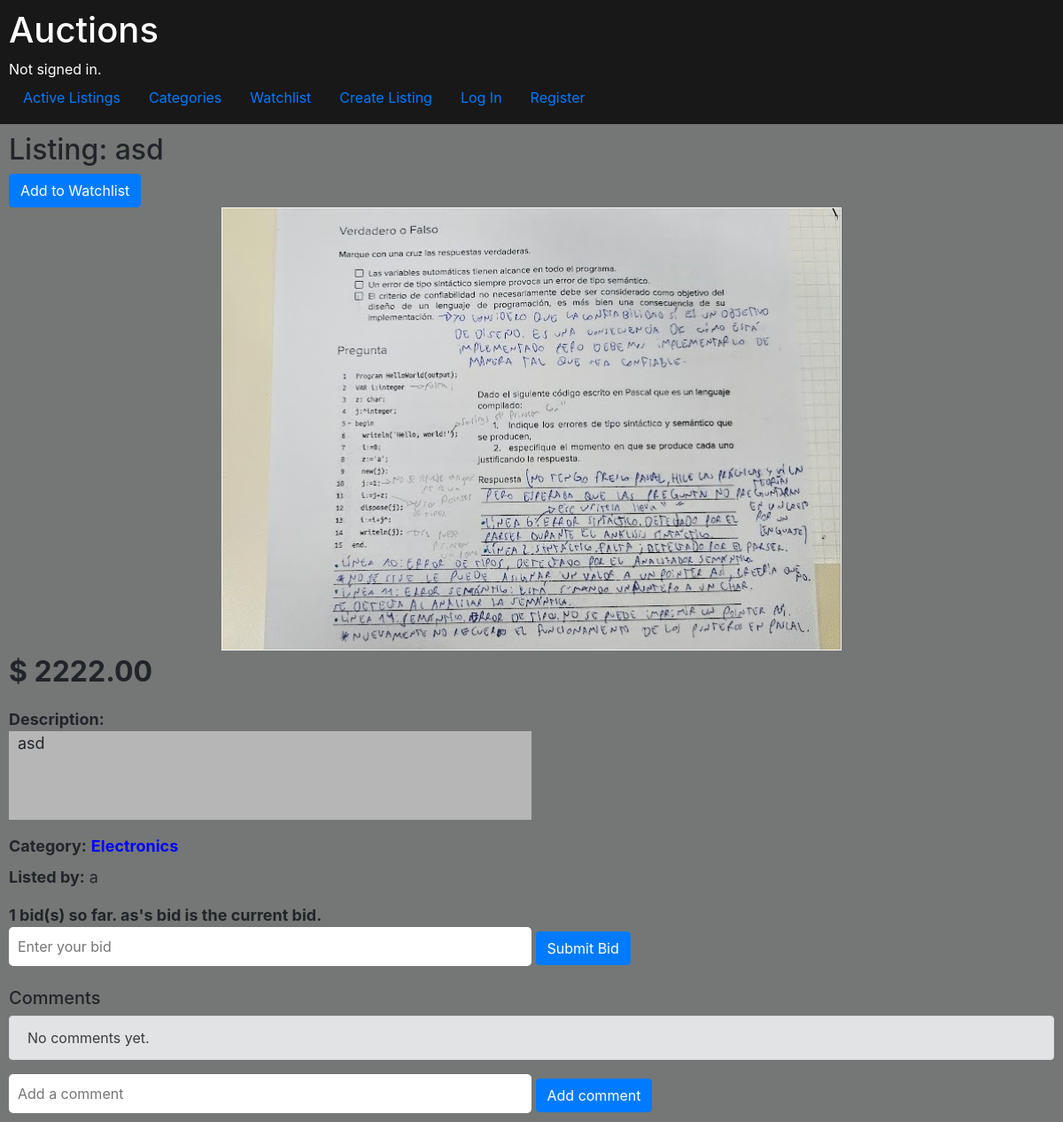
The app's page /listing/asd/11, older data.
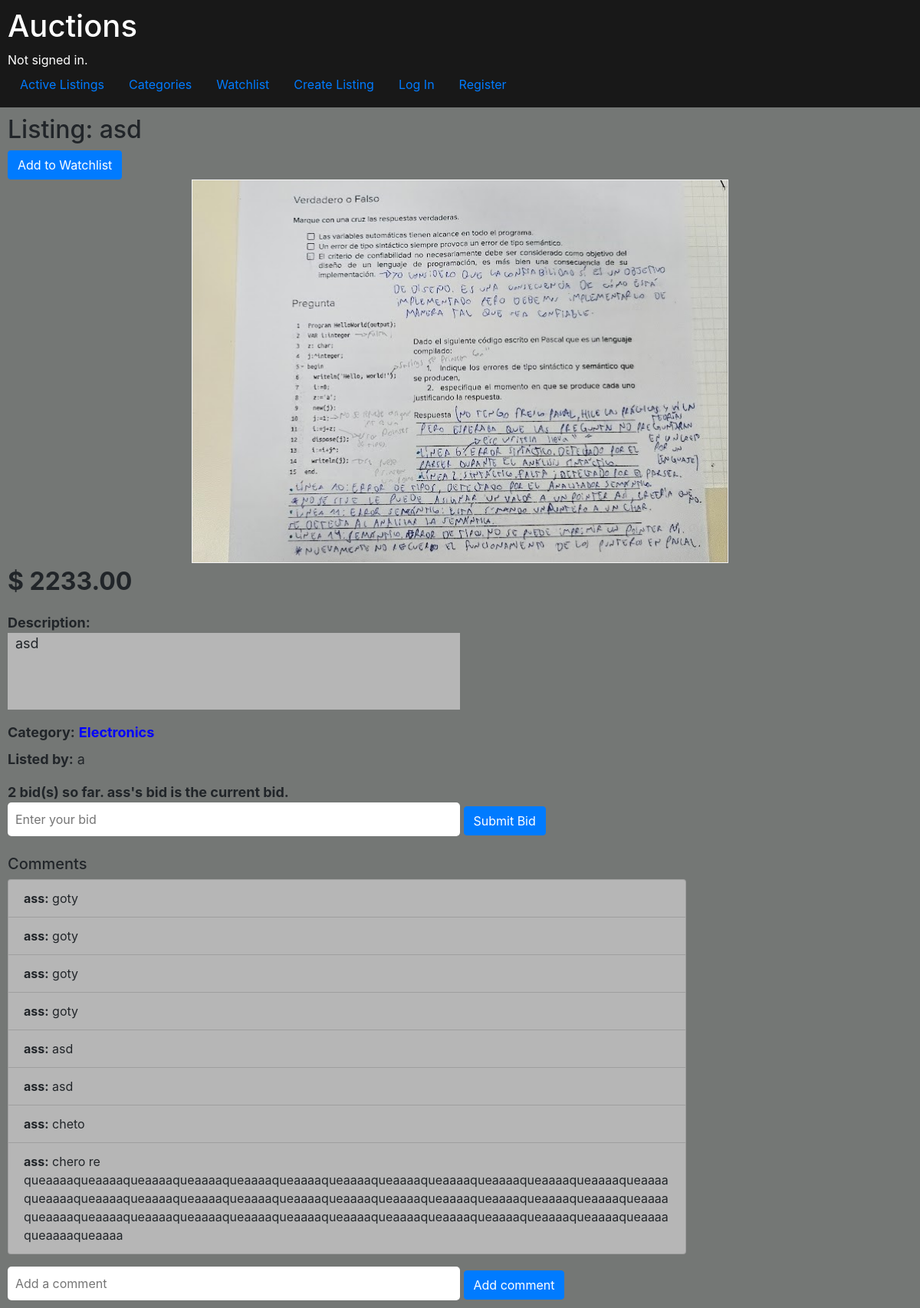
The same page, newer data.
### auctions/models.py (models this page shows, shortened)
class Listings(models.Model):
    lister = models.ForeignKey(User, on_delete=models.CASCADE, related_name="listings")
    name = models.CharField(max_length=64)
    description = models.CharField(max_length=64)
    image = models.ImageField(upload_to='images/',blank=True, null=True)
    startingBid = models.DecimalField(max_digits=10, decimal_places=2)
    category = models.CharField(max_length=64, choices=[(category, category) for category in CATEGORIES])
    closed = models.BooleanField(default=False)
    def price(self):
        return self.bids.filter().order_by("-amount").first().amount if self.bids.exists() else self.startingBid
    def currentBider(self):
        return self.bids.filter().order_by("-amount").first().bidder if self.bids.exists() else None

class Bids(models.Model):
    bidder = models.ForeignKey(User, on_delete=models.CASCADE, related_name="bids")
    amount = models.DecimalField(max_digits=10, decimal_places=2)
    listing = models.ForeignKey('Listings', on_delete=models.CASCADE, related_name="bids")

class User(AbstractUser):
    watchlist = models.ManyToManyField('Listings', blank=True, related_name="watchers")
    def __str__(self):
        return f"{self.username}"

class Comments(models.Model):
    commenter = models.ForeignKey(User, on_delete=models.CASCADE, related_name="comments")
    comment = models.CharField(max_length=64)
    listing = models.ForeignKey('Listings', on_delete=models.CASCADE, related_name="comments")

### auctions/views.py (the view, shortened to what this page needs)
# urls.py: path("listing/<str:listing_name>/<int:listing_id>", views.listing_item, name="listingItem"),
def listing_item (request, listing_name, listing_id):
    listing=Listings.objects.get(id=listing_id)
    return render(request, "auctions/listingItem.html", {
    "listing_name" : listing_name,
    "listing_id" : listing_id,
    "listing" : listing,
    })

### auctions/templates/auctions/listingItem.html (shortened to what this page needs)
{% extends "auctions/layout.html" %}
{% block body %}
        <h2>Listing: {{ listing_name }}</h2>
        <div div class="add_to_watchlist">
            <form method="POST" action="{% url 'watchlist' %}">
                <button class="btn btn-primary" type="submit" name="listing_id" value="{{ listing.id }}">Add to Watchlist</button>
            </form>
        </div>
    <div>
        <div style="margin: 0 auto; width: fit-content;">
            {% if listing.image %}
                <img src="{{ listing.image.url }}" alt="Listing Image" class="listing_image">
            {% else %}
                <p style="border: 2px solid black; width: 75%; text-align: center;">No image available</p>
            {% endif %}
        </div>
    </div>
    <div>
        <div class="mb-3">
            <span style="font-size: 32px; font-weight: bold;">$ {{ listing.price }}</span>
        </div>
        <div style="font-size: 18px;">
            <div class="mb-3">
                <strong>Description:</strong>
                <div class="frame description_background">
                    {{ listing.description }}
                </div>
            </div>
            <div class="mb-2">
                <strong>Category:</strong> <strong style="color:blue">{{ listing.category }}</strong>
            </div>
            <div>
                <strong>Listed by:</strong> {{ listing.lister }}
            </div>
        </div>
    </div>
    {% if listing.closed == True %}
        {% if listing.currentBider == user %}
            <span class="bid_status" style="color:rgb(223, 0, 0)">This listing is closed. You are the winner!</span>
        {% else %}
            <span class="bid_status" style="color:rgb(223, 0, 0)">This listing is closed. {{ listing.currentBider }} is the winner.</span>
        {% endif %}
    {% else %}
        <div class="bid_section">
            <div class="bid_status">
                {% if listing.currentBider == user %}
                    <span>{{ listing.bids.all|length }} bid(s) so far. Your bid is the current bid.</span>
                {% elif listing.currentBider == None %}
                    <span>No bids yet.</span>
                {% else %}
                    <span>{{ listing.bids.all|length }} bid(s) so far. {{ listing.currentBider }}'s bid is the current bid.</span>
                {% endif %}
            </div>
            {% if listing.lister == user %}
                <span>This is your listing</span>
            {% else %}
                <form method="POST">
                    <input name="bid" placeholder="Enter your bid" type="number" min="1" class="input_style">
                    <button class="btn btn-primary" type="submit" name="listing_id" value="{{ listing.id }}">Submit Bid</button>
                </form>
            {% endif %}
        </div>
    {% endif %}
    <div class="comments_section">
        <div class="mt-4">
            <h5>Comments</h5>
            {% if listing.comments.all %}
                <ul class="list-group">
                    {% for comment in listing.comments.all %}
                        <li class="list-group-item w-75 frame">
                            <div class="text-break">
                                <strong>{{ comment.commenter }}:</strong> {{ comment.comment }}
                            </div>
                        </li>
                    {% endfor %}
                </ul>
            {% else %}
                <div class="alert alert-secondary" role="alert">
                    No comments yet.
                </div>
            {% endif %}
        </div>
        <form method="POST">
            <input type="text" name="comment" placeholder="Add a comment" required class="input_style">
            <button class="btn btn-primary" type="submit" name="listing_id" value="{{ listing.id }}">Add comment</button>
        </form>
    </div>
{% endblock %}

### auctions/templates/auctions/layout.html (shortened to what this page needs)
{% load static %}
<!DOCTYPE html>
<html lang="en">
    <head>
        <link rel="stylesheet" href="https://stackpath.bootstrapcdn.com/bootstrap/4.4.1/css/bootstrap.min.css">
        <link href="{% static 'auctions/styles.css' %}" rel="stylesheet">
    </head>
    <body>
        <div id="top_menu">
                <h1>Auctions</h1>
            <div>
                {% if user.is_authenticated %}
                    Signed in as <strong>{{ user.username }}</strong>.
                {% else %}
                    Not signed in.
                {% endif %}
            </div>
            <ul class="nav">
                <li class="nav-item">
                    <a class="nav-link" href="{% url 'index' %}">Active Listings</a>
                </li>
                <li class="nav-item">
                    <a class="nav-link" href="{% url 'categories' %}">Categories</a>
                </li>
                <li class="nav-item">
                    <a class="nav-link" href="{% url 'watchlist' %}">Watchlist</a>
                </li>
                <li class="nav-item">
                    <a class="nav-link" href="{% url 'createListing' %}">Create Listing</a>
                </li>
                {% if user.is_authenticated %}
                    <li class="nav-item">
                        <a class="nav-link" href="{% url 'logout' %}">Log Out</a>
                    </li>
                {% else %}
                    <li class="nav-item">
                        <a class="nav-link" href="{% url 'login' %}">Log In</a>
                    </li>
                    <li class="nav-item">
                        <a class="nav-link" href="{% url 'register' %}">Register</a>
                    </li>
                {% endif %}
            </ul>
        </div>
        <div id="bottom_menu">
            {% block body %}
            {% endblock %}
        </div>
    </body>
</html>

### auctions/static/auctions/styles.css (style rules this page uses)
body { background-color: rgb(116, 119, 117); }
#top_menu { background-color: rgb(24, 24, 24); color: white; padding: 10px }
#bottom_menu { padding: 10px }
.listing_image { width: 700px; height: 500px; object-fit: cover; display: block; border: 1px solid whitesmoke; }
.frame { background-color: rgb(182, 182, 182); }
.description_background { height:100px; width: 50%; padding-left: 10px; }
.bid_status { font-weight: bold; font-size: 18px; }
.input_style { width: 50%; border-radius: 5px; padding: 10px; border: none; }

Row changes from the older to the newer data that the page shows:
computed for Listings "asd": price "2222.00" → "2233.00"; bids.all|length "1" → "2"; currentBider "as" → "ass"
added Comments: commenter "ass", comment "goty"
added Comments: commenter "ass", comment "goty"
added Comments: commenter "ass", comment "goty"
added Comments: commenter "ass", comment "goty"
added Comments: commenter "ass", comment "asd"
added Comments: commenter "ass", comment "asd"
added Comments: commenter "ass", comment "cheto"
added Comments: commenter "ass", comment "chero re queaaaaqueaaaaqueaaaaqueaaaaqueaaaaqueaaaaqueaaaaqueaaaaqueaaaaqueaaaaqueaaaaqueaaaaqueaaaaqueaaaaqueaaaaqueaaaaqueaaaaqueaaaaqueaaaaqueaaaaqueaaaaqueaaaaqueaaaaqueaaaaqueaaaaqueaaaaqueaaaaqueaaaaqueaaaaqueaaaaqueaaaaqueaaaaqueaaaaqueaaaaqueaaaaqueaaaaqueaaaaqueaaaaqueaaaaqueaaaaqueaaaa"
Text that changed along with them:
text no longer shown: "No comments yet."
